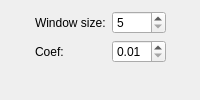
                       <widget class="QWidget" name="page_2">
                        <property name="sizePolicy">
                         <sizepolicy hsizetype="Preferred" vsizetype="Preferred">
                          <horstretch>0</horstretch>
                          <verstretch>0</verstretch>
                         </sizepolicy>
                        </property>
                        <layout class="QVBoxLayout" name="verticalLayout_25">
                         <item>
                          <layout class="QHBoxLayout" name="horizontalLayout_12">
                           <item>
                            <spacer name="horizontalSpacer_20">
                             <property name="orientation">
                              <enum>Qt::Horizontal</enum>
                             </property>
                             <property name="sizeHint" stdset="0">
                              <size>
                               <width>1</width>
                               <height>1</height>
                              </size>
                             </property>
                            </spacer>
                           </item>
                           <item>
                            <layout class="QGridLayout" name="gridLayout_11">
                             <item row="1" column="0">
                              <widget class="QLabel" name="sauvolaCoefLabel">
                               <property name="text">
                                <string>Coef:</string>
                               </property>
                              </widget>
                             </item>
                             <item row="0" column="1">
                              <widget class="QSpinBox" name="sauvolaWindowSize">
                               <property name="toolTip">
                                <string>The dimensions of a pixel neighborhood to consider.</string>
                               </property>
                               <property name="minimum">
                                <number>5</number>
                               </property>
                               <property name="maximum">
                                <number>9999</number>
                               </property>
                              </widget>
                             </item>
                             <item row="0" column="0">
                              <widget class="QLabel" name="windowSizeLabel">
                               <property name="text">
                                <string>Window size:</string>
                               </property>
                              </widget>
                             </item>
                             <item row="1" column="1">
                              <widget class="QDoubleSpinBox" name="sauvolaCoef">
                               <property name="toolTip">
                                <string>Default value is 0.34.</string>
                               </property>
                               <property name="minimum">
                                <double>0.010000000000000</double>
                               </property>
                               <property name="maximum">
                                <double>9.990000000000000</double>
                               </property>
                               <property name="singleStep">
                                <double>0.010000000000000</double>
                               </property>
                              </widget>
                             </item>
                            </layout>
                           </item>
                           <item>
                            <spacer name="horizontalSpacer_19">
                             <property name="orientation">
                              <enum>Qt::Horizontal</enum>
                             </property>
                             <property name="sizeHint" stdset="0">
                              <size>
                               <width>1</width>
                               <height>1</height>
                              </size>
                             </property>
                            </spacer>
                           </item>
                          </layout>
                         </item>
                         <item>
                          <spacer name="verticalSpacer_19">
                           <property name="orientation">
                            <enum>Qt::Vertical</enum>
                           </property>
                           <property name="sizeType">
                            <enum>QSizePolicy::Expanding</enum>
                           </property>
                           <property name="sizeHint" stdset="0">
                            <size>
                             <width>1</width>
                             <height>0</height>
                            </size>
                           </property>
                          </spacer>
                         </item>
                        </layout>
                       </widget>
